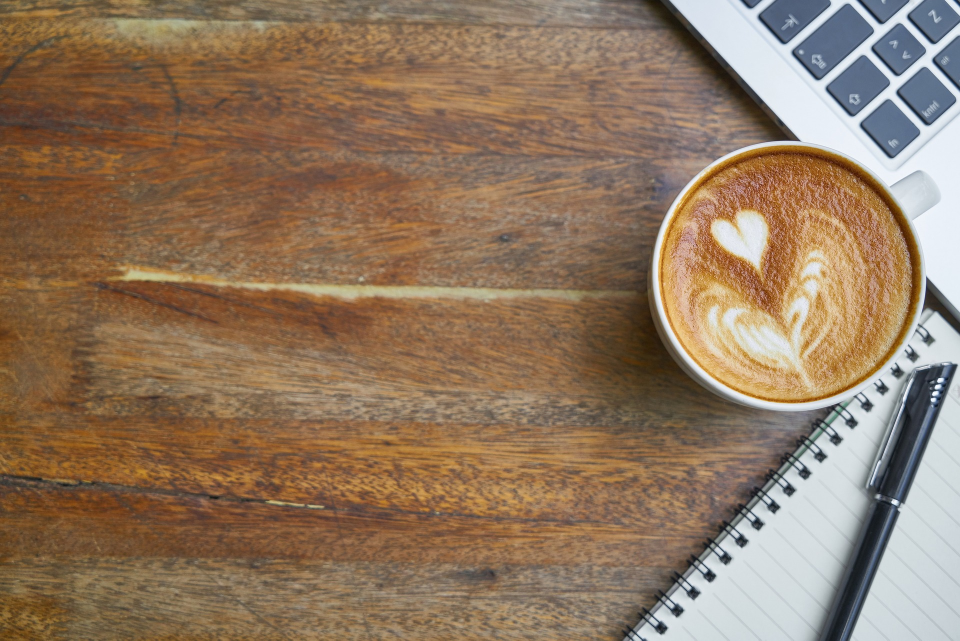
#> input picture zero-to-mastery/scripting-with-python/image-processor/images/wallpaper/hd-wallpaper-2242213_1920.jpg, 1920 x 1281 px (shown at 1/2 size); its folder holds 4 pictures in this run
$ python wallpaper-mani.py
#> lines starting #> are read from the running program, lines starting #| are printed output that depends on the picture
# Exercise
# Create a script that will resize all images in a folder to 3 different sizes (300x300, 600x600, 900x900).
# Note: Some images have been provided in the wallpaper folder.


#  Solution

from PIL import Image
import os

# Open the wallpaper folder
#  Loop through the files and check if the files are of .jpg extensions
# Split the files and extension and then create diffferent thumbnails of images and append file name to the image size and save into the file size respective folders.

size_300 = (300,300)
size_600 = (1200,640)
size_900 = (900,900)

for file in os.listdir('./images/wallpaper'):
    if file.endswith('.jpg'):
        image = Image.open(f'./images/wallpaper/{file}')
#> image is the input picture: PIL image 1920x1281 RGB; mean R, G, B 144.5, 119.6, 96
        print(image.size)
#| (1920, 1281)
        file_name, extension = os.path.splitext(file)

        # Perform file size manipulation

        # Create a folder if no existing
        if not os.path.exists('./images/x300'):
            os.mkdir('./images/x300')
            print('Creating a new path....')
        # Resize and Save Image
        image.thumbnail(size_300)
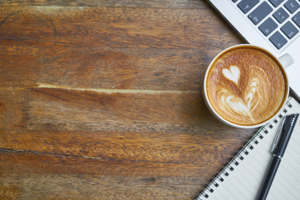
#> image: PIL image 300x200 RGB; mean R, G, B 144.4, 119.5, 95.8
        print(image.size)
#| (300, 200)
        image.save(f'./images/x300/{file_name}{size_300}{extension}')

        if not os.path.exists('./images/x600'):
            os.mkdir('./images/x600')
            print('Creating a new path....')
        # Resize and Save Image
        image.thumbnail(size_600)
        print(image.size)
#| (300, 200)
        image.save(f'./images/x600/{file_name}{size_600}{extension}')
#> pass 2 of the loop `for file in os.listdir('./images/wallpaper'):`:
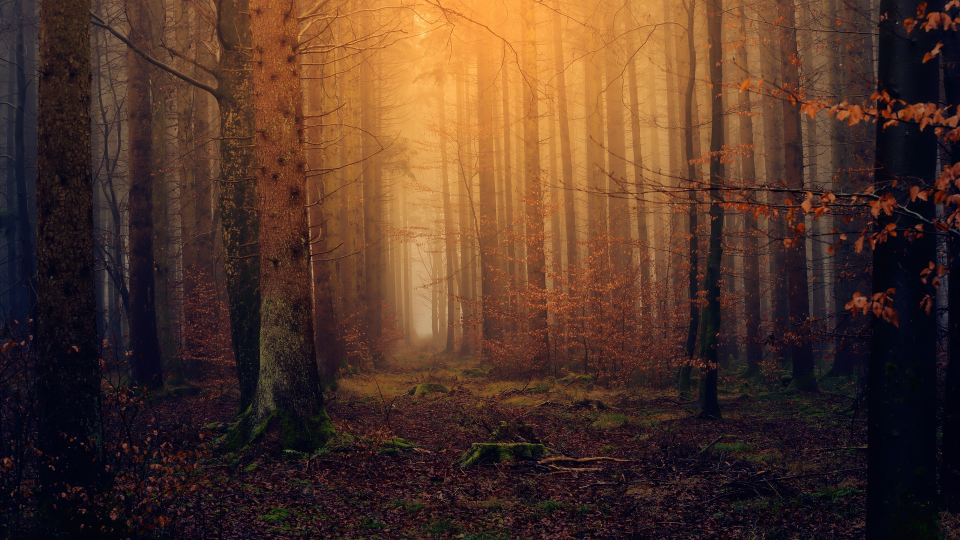
#> input picture zero-to-mastery/scripting-with-python/image-processor/images/wallpaper/hd-wallpaper-3119826_1920.jpg, 1920 x 1080 px (shown at 1/2 size)
#> image is the input picture: PIL image 1920x1080 RGB; mean R, G, B 80.8, 52.8, 39.3
#| (1920, 1080)
#> `image.thumbnail(size_300)`:
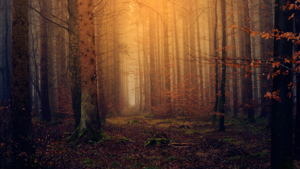
#> image: PIL image 300x169 RGB; mean R, G, B 80.7, 52.7, 39.1
#| (300, 169)
#| (300, 169)
#> pass 3 of the loop `for file in os.listdir('./images/wallpaper'):`:
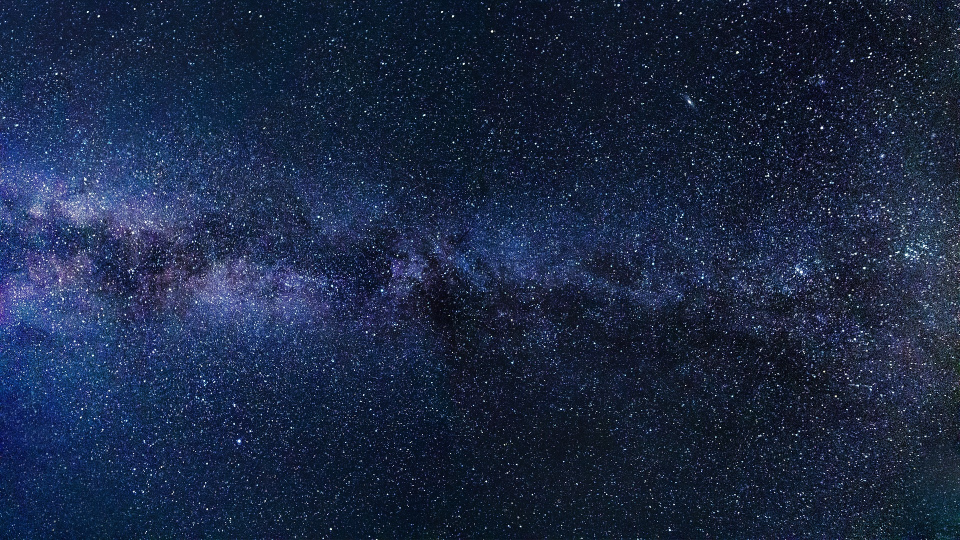
#> input picture zero-to-mastery/scripting-with-python/image-processor/images/wallpaper/hd-wallpaper-g3e9ad7d12_1920.jpg, 1920 x 1080 px (shown at 1/2 size)
#> image is the input picture: PIL image 1920x1080 RGB; mean R, G, B 27.4, 40.4, 68.5
#| (1920, 1080)
#> `image.thumbnail(size_300)`:
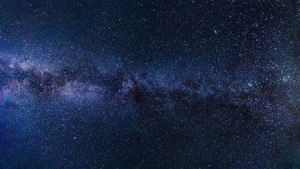
#> image: PIL image 300x169 RGB; mean R, G, B 27.3, 40.3, 68.4
#| (300, 169)
#| (300, 169)
#> the loop made 4 passes; the first 3 are shown
